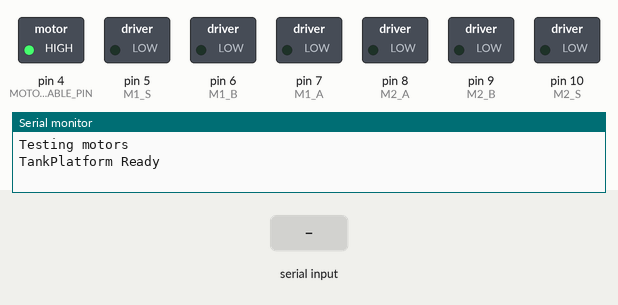
Recording of a program running on a simulated Arduino Micro, built with avr-gcc and run on an emulated ATmega32U4. Parts: switched loads named in the program (green lamp = pin HIGH), the last lines printed to the serial monitor. Inputs (shaded band) come from the test bench.

Above: at 1.2 s.
1.3 s: "S" received over Serial
At 3.0 s:
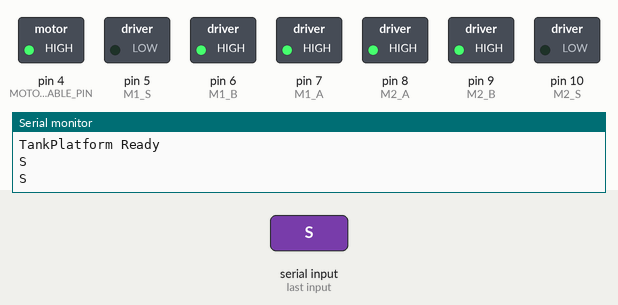
3.8 s: "R" received over Serial
At 6.0 s:
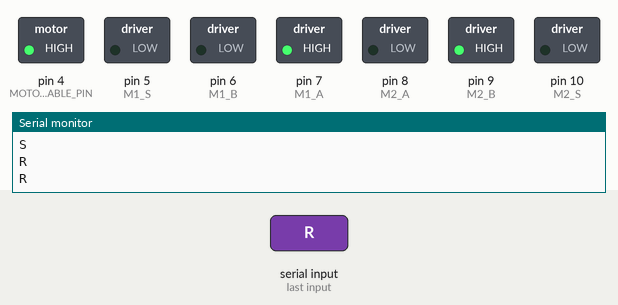
6.3 s: "90,45\n" received over Serial
At 8.0 s:
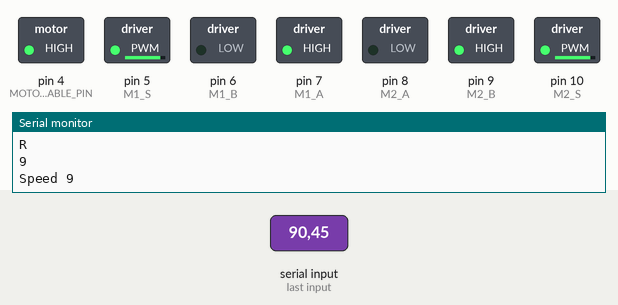
8.8 s: "D" received over Serial
At 11.0 s:
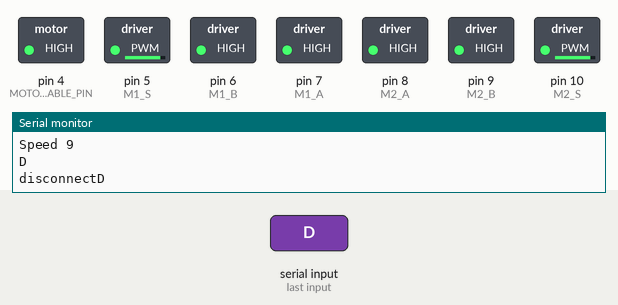
11.3 s: "F90\n" received over Serial
At 13.1 s:
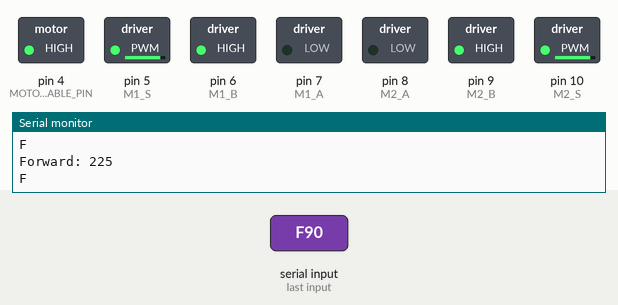
13.8 s: "B90\n" received over Serial
At 16.2 s:
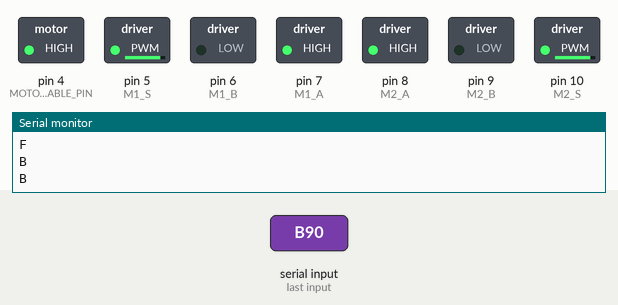
Timing chart, 0 to 17.3 s (numbered marks = the images above; inputs shaded):
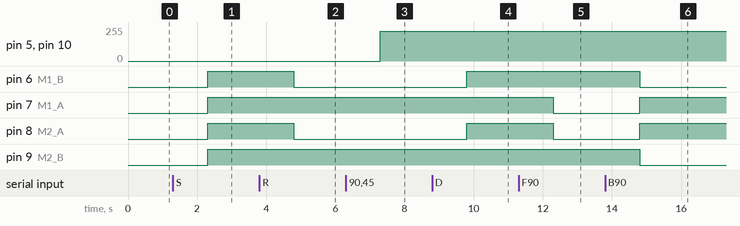

Measured:
- after the input at 1.3 s, pin 6 (M1_B), pin 7 (M1_A), pin 8 (M2_A), pin 9 (M2_B): LOW → HIGH after 1.0 s
- after the input at 3.8 s, pin 6 (M1_B), pin 8 (M2_A): HIGH → LOW after 1.0 s
- after the input at 6.3 s, pin 5 (M1_S), pin 10 (M2_S): 0/255 → 225/255 after 1.0 s
- after the input at 8.8 s, pin 6 (M1_B), pin 8 (M2_A): LOW → HIGH after 1.0 s
- after the input at 11.3 s, pin 7 (M1_A), pin 8 (M2_A): HIGH → LOW after 1.0 s
- after the input at 13.8 s, pin 6 (M1_B), pin 9 (M2_B): HIGH → LOW after 1.0 s; pin 7 (M1_A), pin 8 (M2_A): LOW → HIGH after 1.0 s

The program:

main.cpp
```cpp
#include <Arduino.h>

#define M1_A 7
#define M1_B 6
#define M1_S 5

#define M2_A 8
#define M2_B 9
#define M2_S 10

#define MOTOR_ENABLE_PIN 4

//cmd motors: m;cmd;val | d - direction, r - rotate, b - break

//#include <SoftwareSerial.h>

// Bluetooth
//SoftwareSerial Bluetooth(2, 3); // RX, TX
uint16_t speed = 0;

char cmd; // the data received

void setup() {
    Serial.begin(9600);
     //Bluetooth.begin(9600);

    //setup motor output pins and enable
    pinMode(MOTOR_ENABLE_PIN, OUTPUT);
    digitalWrite(MOTOR_ENABLE_PIN,HIGH);

    pinMode(M1_A, OUTPUT);
    pinMode(M1_B, OUTPUT);
    pinMode(M1_S, OUTPUT);

    pinMode(M2_A, OUTPUT);
    pinMode(M2_B, OUTPUT);
    pinMode(M2_S, OUTPUT);

    Serial.println("Testing motors");

    //TestMovements();

    Serial.println("TankPlatform Ready");
}


// Motor Commands
void MotorBackward(int speed) {
    digitalWrite(M1_A, HIGH);
    digitalWrite(M1_B, LOW);
    analogWrite(M1_S, speed);

    digitalWrite(M2_A, HIGH);
    digitalWrite(M2_B, LOW);
    analogWrite(M2_S, speed);
}

void MotorForward(int speed) {
    Serial.print("Forward: ");
    Serial.println(speed);
    digitalWrite(M1_A, LOW);
    digitalWrite(M1_B, HIGH);
    analogWrite(M1_S, speed);

    digitalWrite(M2_A, LOW);
    digitalWrite(M2_B, HIGH);
    analogWrite(M2_S, speed);
}

void MotorRotateLeft(int speed) {
    digitalWrite(M1_A, LOW);
    digitalWrite(M1_B, HIGH);
    analogWrite(M1_S, speed);

    digitalWrite(M2_A, HIGH);
    digitalWrite(M2_B, LOW);
    analogWrite(M2_S, speed);
}

void MotorRotateRight(int speed) {
    digitalWrite(M1_A, HIGH);
    digitalWrite(M1_B, LOW);
    analogWrite(M1_S, speed);

    digitalWrite(M2_A, LOW);
    digitalWrite(M2_B, HIGH);
    analogWrite(M2_S, speed);
}

void Break() {
    digitalWrite(M1_A, HIGH);
    digitalWrite(M1_B, HIGH);

    digitalWrite(M2_A, HIGH);
    digitalWrite(M2_B, HIGH);
}

// Motor Commands End


void Disconnect() {
  Serial.print("disconnect");
  Break();
}

void Stop() {
  Serial.println("stop");
  Break();
}


void Right() {
  //Serial.print("Right ");
  MotorRotateRight(speed);
}

void Left() {
  //Serial.print("Left ");
  MotorRotateLeft(speed);
}

void Ligths(char cmd) {
    // W/w - front ligths
  // U/u - back ligths
  Serial.println("ligths");


}

void Horn(char cmd) {
  // V/v
  Serial.println("horn");
}

void Extra(char cmd) {
  // X/x
  Serial.println("extra");
}

void Speed(char cmd) {
  // 1-9,q
  Serial.print("Speed ");

  if (cmd == 'q') {
    speed = 255;
  }
  else {
    //Chars '0' - '9' have an integer equivalence of 48 - 57, accordingly.
    if((cmd >= 48) && (cmd <= 57)) {
      //Subtracting 48 changes the range from 48-57 to 0-9.
      //Multiplying by 25 changes the range from 0-9 to 0-225.
      speed = (cmd - 48)*25;
    }
  }

  analogWrite(M1_S, speed);
  analogWrite(M2_S, speed);

}

void CarForward() {
  MotorForward(speed);
}

void CarForwardRight() {
  CarForward();
}

void CarForwardLeft() {
  CarForward();
}

void CarBackward() {
  MotorBackward(speed);
}

void CarBackwardRight() {
  CarBackward();
}

void CarBackwardLeft() {
  CarBackward();
}

void Forward(char cmd) {
  // G - FL
  // I - FR
  //Serial.print("Forward ");
  switch (cmd) {
    case 'F': {
      CarForward();
    }
    break;
    case 'G': {
      CarForwardLeft();
    }
    break;
    case 'I': {
      CarForwardRight();
    }
    break;
  }
}

void Back(char cmd) {
  // H - BL
  // J - BR
  //Serial.print("Back ");
   switch (cmd) {
    case 'B': {
      CarBackward();
    }
    break;
    case 'H': {
      //CarBackwardLeft();
    }
    break;
    case 'J': {
      //CarBackwardRight();
    }
    break;
  }
}

void BluetoothComm() {
   if (Serial.available()){ //wait for data received
    cmd=Serial.readString()[0];
    Serial.println(cmd);
    //uncomment block bellow to use Serial interface instead of bluetooth. For dev and debugging
   /*if (Serial.available()) {
     cmd = Serial.read();*/
    switch(cmd) {
      case 'S':
        Break();
      break;
      case 'D':
        Disconnect();
      break;
      case 'F':
      case 'I':
      case 'G':
        Forward(cmd);
      break;
      case 'B':
      case 'J':
      case 'H':
        Back(cmd);
      break;
      case 'R':
        Right();
      break;
      case 'L':
        Left();
      break;
      case 'W':
      case 'w':
      case 'U':
      case 'u':
        //Ligths(cmd);
      break;
      case 'V':
      case 'v':
        //Horn(cmd);
      break;
      case 'X':
      case 'x':
        //Extra(cmd);
      break;
      default:
        Speed(cmd);
    }
    Serial.println(cmd);
  }
delay(100);
}


void TestMovements() {
  MotorForward(150);
  delay(2000);
  MotorBackward(100);
  delay(2000);
  MotorRotateLeft(120);
  delay(2000);
  MotorRotateRight(100);
  delay(2000);
  Break();
  delay(2000);
}

void SerialCmd() {
    if (Serial.available()) {
        String cmd = Serial.readString();
        Serial.println(cmd);
        Forward(cmd.toInt());
    }
}

void loop() {
  BluetoothComm();
  //TestMovements();
}
```
